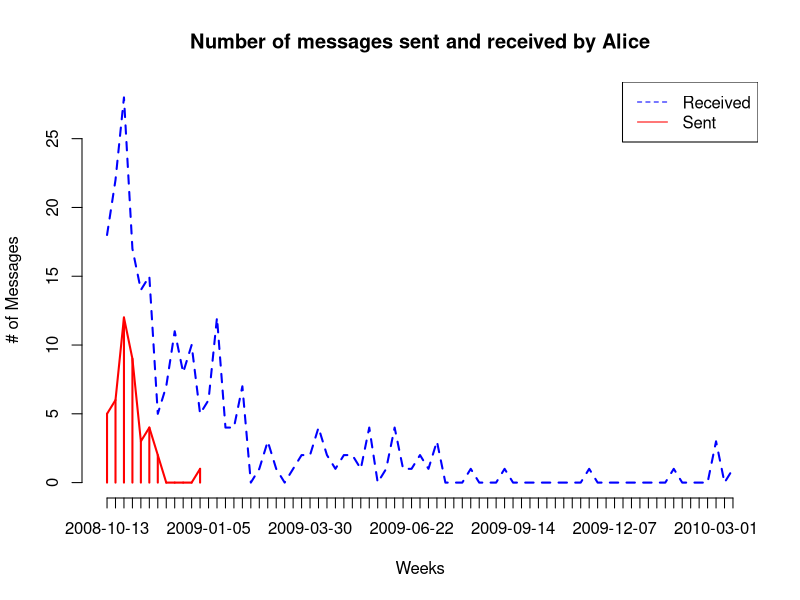
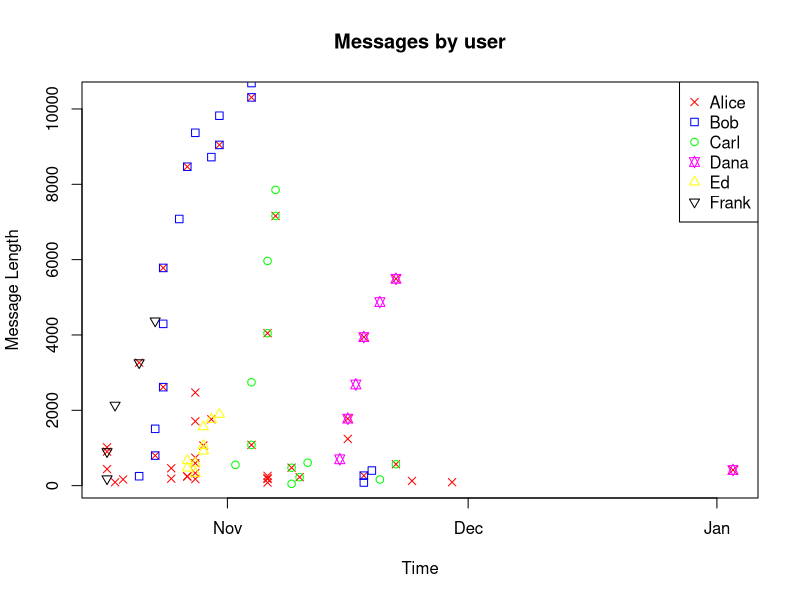

R code for these plots, in order:
data = read.table("sample_user.csv", header=TRUE, sep=",")
#convert when to date objects
EST=as.Date(data$when,format("%a %b %d %H:%M:%S EST %Y"))
EDT=as.Date(data$when,format("%a %b %d %H:%M:%S EDT %Y"))
EST[is.na(EST)]=EDT[is.na(EST)]
dates=EST
data$date = dates

uid = "6617175564718198A"
bobid = "11326666288218198A"
caroleid = "33651685167798A"
danid = "1114331986687698A"
edenid = "1962289198A79798A"
frankid = "28577267294898A"
str(data)

tsend=table(data$senderid)
trec = table(data$receiverid)

#number of people where who got replies
length(intersect(names(tsend),names(trec)))

#sort frame by message length to see who got the longest messages
sorted=data[order(data$msglength, decreasing=TRUE),]

# #sent messages by user
usersent <- data[data$senderid == uid,]
sortedUserSent = usersent[order(usersent$msglength, decreasing=TRUE),]
# user received messages
userrec <- data[data$senderid != uid,]
sortedUserRec = userrec[order(userrec$msglength, decreasing=TRUE),]
#a plot of number of sent and received messages for alice
plot(table(cut(userrec$date,breaks="week")),type="l",col="Blue", xlab="Weeks",ylab="# of Messages", lty=2)
points(table(cut(usersent$date,breaks="week")), col="Red",type="l")
points(table(cut(usersent$date,breaks="week")), col="Red",type="h")
legend("topright",c("Received", "Sent"), col=c("Blue","Red"),lty=c(2,1))
title("Number of messages sent and received by Alice")

#plot messages by user
plotPerson = function(user, color, marker)
  {
    udata = data[((data$senderid == user) | (data$receiverid == user)),]
    points(udata$date, udata$msglength, col=color, pch=marker)
  }
plot(usersent$date, usersent$msglength, col="red", pch=4, xlab="Time", ylab="Message Length")
plotPerson(bobid, "blue", 0)
plotPerson(caroleid, "green", 1)
plotPerson(danid, "magenta", 11)
plotPerson(edenid, "yellow", 2)
plotPerson(frankid, "black", 6)
legend("topright",c("Alice", "Bob", "Carl", "Dana", "Ed", "Frank"), col=c("Red","Blue","Green","Magenta","Yellow","Black"),pch=c(4,0,1,11,2,6))
title("Messages by user")
#bob,carole,dan data frame
## bobdata = data[((data$senderid == bobid) | (data$receiverid == bobid)),]
## caroledata = data[((data$senderid == caroleid) | (data$receiverid == caroleid)),]
## dandata = data[((data$senderid == danid) | (data$receiverid == danid)),]
## #plot data over time 
## plot(data$date, data$msglength)
## #color Bob points red
## points(bobdata$date, bobdata$msglength, col="Blue", pch=0)
## points(caroledata$date, caroledata$msglength, col="Red", pch=2)
## points(dandata$date, dandata$msglength, col="Green", pch=3)
## points(usersent$date, usersent$msglength, col="Magenta", pch=5)
## #distribution of messages over receivers
## barchart(table(usersent$receiverid))
## #messages sent over time
## plot(usersent$date, usersent$msglength)


## #user sent more or received more?
## usent <- length(data$senderid[data$senderid == uid])
## urec <- length(data$receiverid[data$receiverid == uid])
## #received messages by user
## userrec <- data[data$senderid != uid,]
## plot(userrec$date, userrec$msglength)

## #messages over time (blue is sent, red is received)


## plot(usersent$date, usersent$msglength, col="blue")
## axis.Date(1, at=seq(as.Date("2008/10/17"), max(usersent$date)+6, "weeks"))
## points(userrec$date, userrec$msglength, col="red")
## ###############################################
## t=tapply(X=usersent$msglength, INDEX=list(usersent$receiverid),FUN=sum)

## b=by(usersent[,c("msglength")], INDICES=list(usersent$receiverid),FUN=sum)
## a=aggregate(x=usersent[,c("msglength")], by=list(usersent$receiverid),FUN=sum)

## #significant users (msglength over 500)

## ## #filter out extreme heights)
## ## d <- data[data$height>56,]
## ## d <- d[d$height<247,]
## ## #filter out anyone underage
## ## d <- d[d$age>=18,]
## ## # cut out .001 .999
## ## e <- d[d$height<221.1855,]
## ## e <- d[d$height>91.4580,]
## ## #cut out .01, .99
## ## c <- d[d$height>160.0515,]
## ## c <- c[c$height<214.4860,]
## ## # cut out .25 .75
## ## q <- e[e$height>175.2945,]
## ## q <- q[q$height<185.4564,]
## ## cor(e$age, e$height, use = "everything", method=c("pearson","kendall","spearman"))


## ## d <- d[d$height<247,]
## ## d <- d[d$height>56,]


